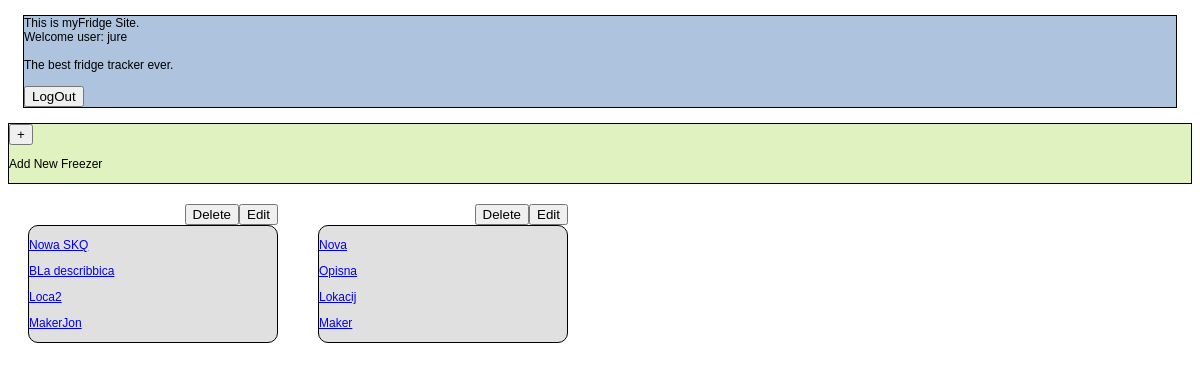
Screenshot of /mainDashboard.php (signed in) with the database file from the repository.
### tables this page shows
CREATE TABLE `freezer` (
  `FreezerID` int(11) NOT NULL AUTO_INCREMENT,
  `Name` varchar(45) NOT NULL,
  `Description` varchar(90) DEFAULT NULL,
  `Location` varchar(45) DEFAULT NULL,
  `Make` varchar(45) DEFAULT NULL,
  `TimeCreated` timestamp NOT NULL DEFAULT CURRENT_TIMESTAMP,
  `UserID` int(11) NOT NULL,
  PRIMARY KEY (`FreezerID`),
  UNIQUE KEY `FreezerID_UNIQUE` (`FreezerID`),
  KEY `userid_idx` (`UserID`),
  CONSTRAINT `userid` FOREIGN KEY (`UserID`) REFERENCES `user` (`UserID`) ON DELETE NO ACTION ON UPDATE NO ACTION
);

### formValidationFunctions.php (called while the page is built, shortened)
<?php
function hasPresence($value) {
	return isset($value) && $value !== "";
}
?>

### mainDashboard.php (the view, shortened to what this page needs)
<?php require_once("dbc.php"); ?>
<?php require_once("formValidationFunctions.php"); ?>
<?php
$userId = $_SESSION["UserID"];
$freezersOutput = "";
$query  = "SELECT * ";
$query .= "FROM freezer ";
$query .= "WHERE UserID = '{$userId}' ";
$result = mysqli_query($dbc, $query);
if(mysqli_num_rows($result) > 0) {
	while($freezer = mysqli_fetch_assoc($result)) {
		$freezersOutput .= "<div class=\"freezerBox\">";
		$freezersOutput .= "<div class=\"modifyBox\">";
		$freezersOutput .= "<form enctype=\"multipart/form-data\" action=\"modifyFreezer.php\" method=\"POST\" class=\"fakeForm\">";
		$freezersOutput .= "<input type=\"hidden\" name=\"FreezerID\" value=\"" . $freezer["FreezerID"] . "\"/>";
		$freezersOutput .= "<input type=\"submit\" name=\"btnPressed\" value=\"Edit\" />";
		$freezersOutput .= "</form>";
		$freezersOutput .= "<form enctype=\"multipart/form-data\" action=\"deleteFreezer.php\" method=\"POST\" class=\"fakeForm\">";
		$freezersOutput .= "<input type=\"hidden\" name=\"FreezerID\" value=\"" . $freezer["FreezerID"] . "\"/>";
		$freezersOutput .= "<input type=\"submit\" name=\"btnPressed\" value=\"Delete\" />";
		$freezersOutput .= "</form>";
		$freezersOutput .= "</div><a href=\"freezerDetail.php?fid=" . $freezer["FreezerID"] . "\"><div class=\"freezerData\">";
		$freezersOutput .= "<p>" . htmlentities($freezer["Name"]) . "</p>";
		if(hasPresence($freezer["Description"])) { $freezersOutput .=  "<p>" . htmlentities($freezer["Description"]) . "</p>";}
		if(hasPresence($freezer["Location"])) { $freezersOutput .=  "<p>" . htmlentities($freezer["Location"]) . "</p>";}
		if(hasPresence($freezer["Make"])) { $freezersOutput .=  "<p>" . htmlentities($freezer["Make"]) . "</p>";}
		$freezersOutput .= "</div></a></div>";
	}
} else {
	$freezersOutput = "<p>You don't have any freezers yet.</p>";
}
?>
<?php include("includes/header.php"); ?>
<div class="infoBox">
	This is myFridge Site.
	<br />
	Welcome user: <?php echo isset($_SESSION["Username"]) ? $_SESSION["Username"] : "Unknown User!!" ?>
	<br /><br />
	The best fridge tracker ever.
	<br /><br />
	<a href="logout.php"><button>LogOut</button></a>
</div>
<div class="mainField">
	<div class="addNewFreezerBtn">
		<a href="modifyFreezer.php"><button>+</button></a>
		<p>Add New Freezer</p>
	</div>
	<div class="freezers">
		<?php echo $freezersOutput; ?>
	</div>
</div>
<?php include("includes/footer.php"); ?>

### css/mainStyles.css (style rules this page uses)
.infoBox { background: #aec4de; border: 1px solid #000000; margin: 15px; }
.addNewFreezerBtn { background: #DFF2BF; border: 1px solid #000000; }
.freezerBox { width: 250px; margin: 15px; padding: 5px; float: left; }
.fakeForm { float: right; }
.freezerData { clear: both; background: #e0e0e0; border: 1px solid #000000; border-radius: 10px; }
.modifyBox { float: right; }

### rows the page displays
freezer: Name "Nowa SKQ", Description "BLa describbica", Location "Loca2", Make "MakerJon"
freezer: Name "Nova", Description "Opisna", Location "Lokacij", Make "Maker"

### other values shown
$_SESSION["Username"] "jure"
